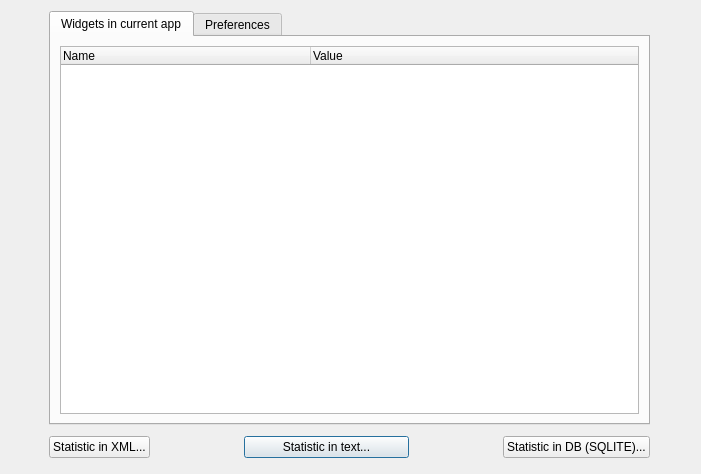
<?xml version="1.0" encoding="UTF-8"?>
<ui version="4.0">
 <class>GainStatistic</class>
 <widget class="QDialog" name="GainStatistic">
  <property name="windowModality">
   <enum>Qt::ApplicationModal</enum>
  </property>
  <property name="geometry">
   <rect>
    <x>0</x>
    <y>0</y>
    <width>701</width>
    <height>474</height>
   </rect>
  </property>
  <property name="windowTitle">
   <string>Gain Statistic</string>
  </property>
  <layout class="QGridLayout" name="gridLayout_2">
   <item row="0" column="0">
    <layout class="QGridLayout" name="gridLayout">
     <item row="0" column="1" colspan="6">
      <widget class="QTabWidget" name="tabWidget">
       <property name="currentIndex">
        <number>0</number>
       </property>
       <widget class="QWidget" name="tab1">
        <attribute name="title">
         <string>Widgets in current app</string>
        </attribute>
        <layout class="QGridLayout" name="gridLayout_3">
         <item row="0" column="0">
          <widget class="QTreeWidget" name="widsTree">
           <property name="animated">
            <bool>true</bool>
           </property>
           <property name="columnCount">
            <number>2</number>
           </property>
           <attribute name="headerVisible">
            <bool>true</bool>
           </attribute>
           <attribute name="headerDefaultSectionSize">
            <number>250</number>
           </attribute>
           <attribute name="headerHighlightSections">
            <bool>false</bool>
           </attribute>
           <attribute name="headerStretchLastSection">
            <bool>true</bool>
           </attribute>
           <column>
            <property name="text">
             <string notr="true">Name</string>
            </property>
           </column>
           <column>
            <property name="text">
             <string>Value</string>
            </property>
           </column>
          </widget>
         </item>
        </layout>
       </widget>
       <widget class="QWidget" name="tab2">
        <attribute name="title">
         <string>Preferences</string>
        </attribute>
        <layout class="QGridLayout" name="gridLayout_4">
         <item row="0" column="0">
          <layout class="QVBoxLayout" name="verticalLayout">
           <item>
            <widget class="QGroupBox" name="groupXML">
             <property name="title">
              <string>XML</string>
             </property>
            </widget>
           </item>
           <item>
            <widget class="QGroupBox" name="groupText">
             <property name="title">
              <string>Text</string>
             </property>
            </widget>
           </item>
           <item>
            <widget class="QGroupBox" name="groupSQLite">
             <property name="title">
              <string>SQLite</string>
             </property>
            </widget>
           </item>
          </layout>
         </item>
        </layout>
       </widget>
      </widget>
     </item>
     <item row="1" column="1" rowspan="3">
      <widget class="QPushButton" name="bExportXML">
       <property name="text">
        <string>Statistic in XML...</string>
       </property>
      </widget>
     </item>
     <item row="1" column="2">
      <spacer name="horizontalSpacer">
       <property name="orientation">
        <enum>Qt::Horizontal</enum>
       </property>
       <property name="sizeType">
        <enum>QSizePolicy::Fixed</enum>
       </property>
       <property name="sizeHint" stdset="0">
        <size>
         <width>35</width>
         <height>20</height>
        </size>
       </property>
      </spacer>
     </item>
     <item row="1" column="3" rowspan="3" colspan="2">
      <widget class="QPushButton" name="bExportText">
       <property name="text">
        <string>Statistic in text...</string>
       </property>
       <property name="default">
        <bool>true</bool>
       </property>
       <property name="flat">
        <bool>false</bool>
       </property>
      </widget>
     </item>
     <item row="1" column="5" rowspan="3">
      <spacer name="horizontalSpacer_2">
       <property name="orientation">
        <enum>Qt::Horizontal</enum>
       </property>
       <property name="sizeType">
        <enum>QSizePolicy::Fixed</enum>
       </property>
       <property name="sizeHint" stdset="0">
        <size>
         <width>40</width>
         <height>20</height>
        </size>
       </property>
      </spacer>
     </item>
     <item row="1" column="6" rowspan="3">
      <widget class="QPushButton" name="bExportDB">
       <property name="text">
        <string>Statistic in DB (SQLITE)...</string>
       </property>
      </widget>
     </item>
     <item row="1" column="7" rowspan="3">
      <spacer name="horizontalSpacer_4">
       <property name="orientation">
        <enum>Qt::Horizontal</enum>
       </property>
       <property name="sizeType">
        <enum>QSizePolicy::Fixed</enum>
       </property>
       <property name="sizeHint" stdset="0">
        <size>
         <width>40</width>
         <height>20</height>
        </size>
       </property>
      </spacer>
     </item>
     <item row="1" column="0" rowspan="3">
      <spacer name="horizontalSpacer_3">
       <property name="orientation">
        <enum>Qt::Horizontal</enum>
       </property>
       <property name="sizeType">
        <enum>QSizePolicy::Fixed</enum>
       </property>
       <property name="sizeHint" stdset="0">
        <size>
         <width>38</width>
         <height>20</height>
        </size>
       </property>
      </spacer>
     </item>
    </layout>
   </item>
  </layout>
 </widget>
 <resources/>
 <connections/>
</ui>
